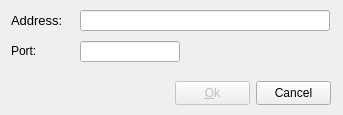
<?xml version="1.0" encoding="UTF-8"?>
<ui version="4.0">
 <class>SrvConfDlg</class>
 <widget class="QDialog" name="SrvConfDlg">
  <property name="windowModality">
   <enum>Qt::WindowModal</enum>
  </property>
  <property name="geometry">
   <rect>
    <x>0</x>
    <y>0</y>
    <width>343</width>
    <height>115</height>
   </rect>
  </property>
  <property name="sizePolicy">
   <sizepolicy hsizetype="Fixed" vsizetype="Fixed">
    <horstretch>0</horstretch>
    <verstretch>0</verstretch>
   </sizepolicy>
  </property>
  <property name="windowTitle">
   <string>Server Setting</string>
  </property>
  <property name="modal">
   <bool>true</bool>
  </property>
  <widget class="QPushButton" name="closeButton">
   <property name="geometry">
    <rect>
     <x>256</x>
     <y>81</y>
     <width>75</width>
     <height>24</height>
    </rect>
   </property>
   <property name="text">
    <string>Cancel</string>
   </property>
   <property name="autoDefault">
    <bool>false</bool>
   </property>
  </widget>
  <widget class="QPushButton" name="okButton">
   <property name="enabled">
    <bool>false</bool>
   </property>
   <property name="geometry">
    <rect>
     <x>175</x>
     <y>81</y>
     <width>75</width>
     <height>24</height>
    </rect>
   </property>
   <property name="text">
    <string>&amp;Ok</string>
   </property>
   <property name="autoDefault">
    <bool>false</bool>
   </property>
   <property name="default">
    <bool>true</bool>
   </property>
  </widget>
  <widget class="QLabel" name="label">
   <property name="geometry">
    <rect>
     <x>11</x>
     <y>10</y>
     <width>60</width>
     <height>21</height>
    </rect>
   </property>
   <property name="sizePolicy">
    <sizepolicy hsizetype="Fixed" vsizetype="Fixed">
     <horstretch>0</horstretch>
     <verstretch>0</verstretch>
    </sizepolicy>
   </property>
   <property name="font">
    <font>
     <pointsize>10</pointsize>
    </font>
   </property>
   <property name="text">
    <string>Address:</string>
   </property>
  </widget>
  <widget class="QLineEdit" name="ipEdit">
   <property name="geometry">
    <rect>
     <x>80</x>
     <y>10</y>
     <width>250</width>
     <height>21</height>
    </rect>
   </property>
   <property name="sizePolicy">
    <sizepolicy hsizetype="Fixed" vsizetype="Fixed">
     <horstretch>0</horstretch>
     <verstretch>0</verstretch>
    </sizepolicy>
   </property>
   <property name="text">
    <string/>
   </property>
  </widget>
  <widget class="QLabel" name="label_2">
   <property name="geometry">
    <rect>
     <x>11</x>
     <y>40</y>
     <width>60</width>
     <height>21</height>
    </rect>
   </property>
   <property name="sizePolicy">
    <sizepolicy hsizetype="Fixed" vsizetype="Fixed">
     <horstretch>0</horstretch>
     <verstretch>0</verstretch>
    </sizepolicy>
   </property>
   <property name="text">
    <string>Port:</string>
   </property>
  </widget>
  <widget class="QLineEdit" name="portEdit">
   <property name="geometry">
    <rect>
     <x>80</x>
     <y>41</y>
     <width>100</width>
     <height>21</height>
    </rect>
   </property>
   <property name="sizePolicy">
    <sizepolicy hsizetype="Fixed" vsizetype="Fixed">
     <horstretch>0</horstretch>
     <verstretch>0</verstretch>
    </sizepolicy>
   </property>
   <property name="text">
    <string/>
   </property>
  </widget>
 </widget>
 <tabstops>
  <tabstop>ipEdit</tabstop>
  <tabstop>portEdit</tabstop>
  <tabstop>okButton</tabstop>
  <tabstop>closeButton</tabstop>
 </tabstops>
 <resources/>
 <connections/>
</ui>
